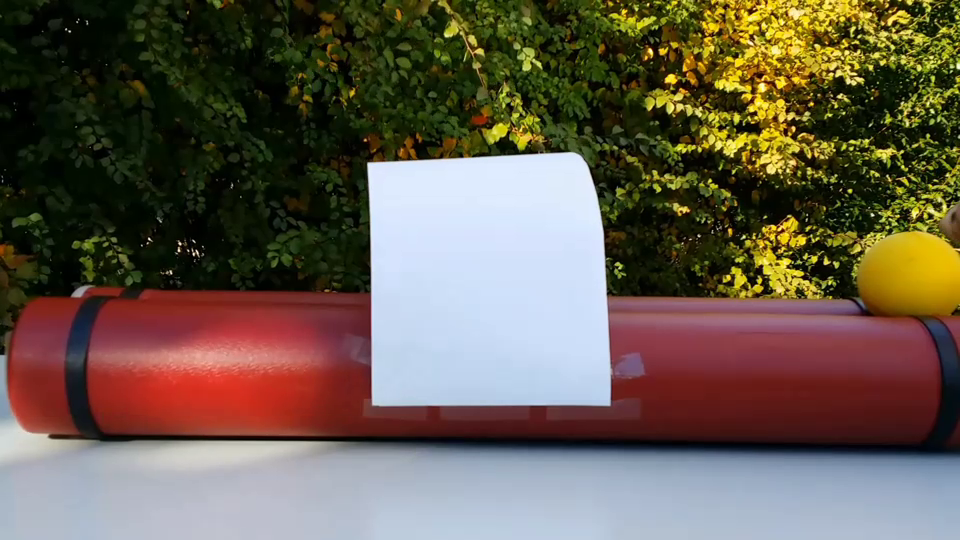
#> input picture frame 5 of laboratorio/lab10/ball.mp4, 960 x 540 px
$ python testDetector.py
#> lines starting #> are read from the running program, lines starting #| are printed output that depends on the picture; after the words box and inside, x2 and y2 are one past the last pixel; in counts of white or black regions, pixels touching at a corner belong together
### laboratorio/lab10/BallDetector.py
# -*- coding: utf-8 -*-
"""
Created on Wed May 15 12:54:42 2024

@author: User123
"""

import cv2


class BallDetector(object):
    def __init__(self,thresHSV=100, thresVal=5, thresArea=300):
#> further down, frame is the input picture: shape (540, 960, 3); mean B, G, R 78.5, 92.5, 103.9
        self.thresHSV = thresHSV
        self.thresVal = thresVal
        self.thresArea = thresArea
        self.se = cv2.getStructuringElement(cv2.MORPH_RECT, (10,10))

    def apply(self, I):
        # Threshold HSV image
        Y=cv2.cvtColor(I,cv2.COLOR_RGB2HSV)
#> Y: shape (540, 960, 3); mean H, S, V 70.6, 150.8, 116.3
        _,M=cv2.threshold(cv2.absdiff(Y[:, :, 0], self.thresHSV), self.thresVal, 255, cv2.THRESH_BINARY_INV)
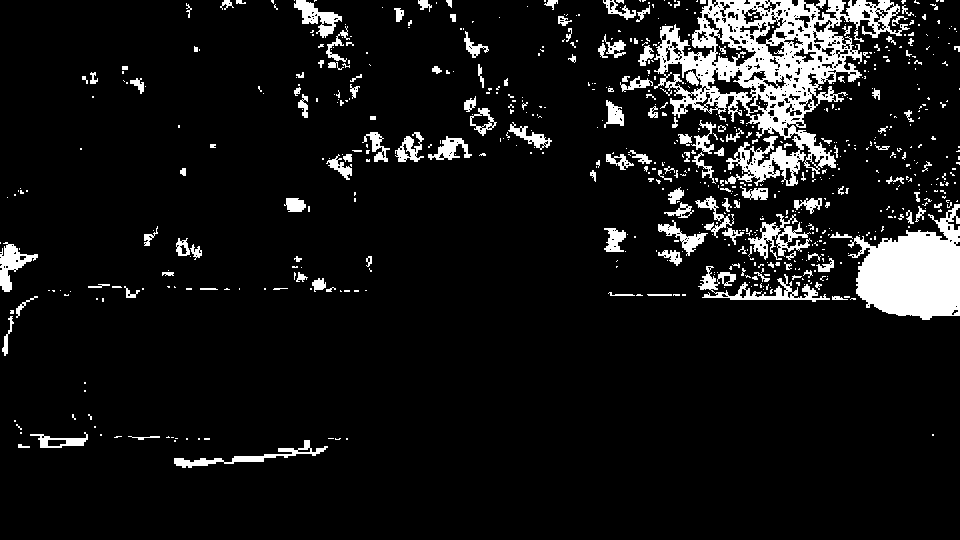
#> M: shape (540, 960); 8.7% white; 693 white regions (546 under 20 px), largest, box (x1, y1, x2, y2) and area: (654, 0, 910, 186) 16957, (848, 204, 960, 320) 8075, (698, 266, 830, 302) 1270
        # Filter image
        BW=cv2.erode(M, self.se)
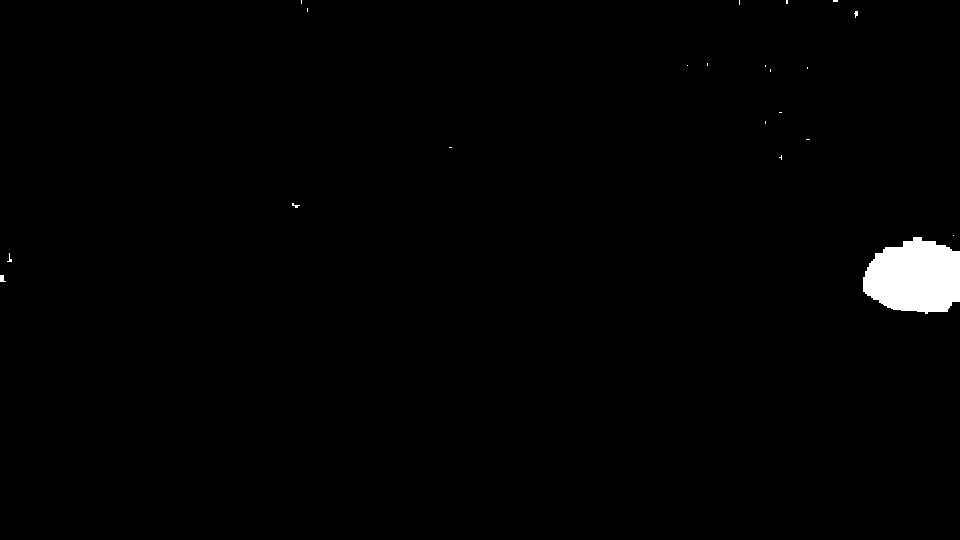
#> BW: shape (540, 960); 1.1% white; 21 white regions (19 under 20 px)

        # Find contours
        contours,_ = cv2.findContours(BW, cv2.RETR_TREE, cv2.CHAIN_APPROX_SIMPLE)
#> contours = 21 contours, 20 with area under 20; largest, box (x1, y1, x2, y2) and area: (863, 237, 960, 314) 5637
        #img = cv2.drawContours(frame, contours, -1, (0,255,0), 1)

        # Filter contours by area
        bboxes=[]
        maxArea = 0
        for i in range(len(contours)):
            area=cv2.contourArea(contours[i])
            if area > self.thresArea:
                if maxArea < area:
                    bboxes=cv2.boundingRect(contours[i])
#> this loop made 21 passes
#> (area, bboxes) on pass 3: (5637, (863, 237, 97, 77))

        return bboxes


### laboratorio/lab10/testDetector.py
# -*- coding: utf-8 -*-
"""
Created on Wed May 15 13:48:17 2024

@author: User123
"""

import cv2
from BallDetector import BallDetector


src='ball.mp4'
vid = cv2.VideoCapture(src)
if not vid.isOpened():
    print("File open error, please download video")

# Constant colors in BGR
COLOR_RED = (0, 0, 255)
COLOR_GREEN = (0, 255, 0)

# Ball Detector (Template Matching)
T = cv2.imread('ball.png')
detector = BallDetector()

#cv2.namedWindow("Tracking", cv2.WINDOW_NORMAL)
cv2.namedWindow("Tracking")

while vid.isOpened():
    # Read frame by frame
    ret, frame = vid.read()
    if not ret:
        break

    # Detect using template matching
    bbox = detector.apply(frame)
#> bbox = (863, 237, 97, 77)


    # Draw detection in blue
    if len(bbox) > 0:
        frame = cv2.rectangle(frame, (bbox[0], bbox[1]), (bbox[0]+bbox[2], bbox[1]+bbox[3]), COLOR_RED, 2)
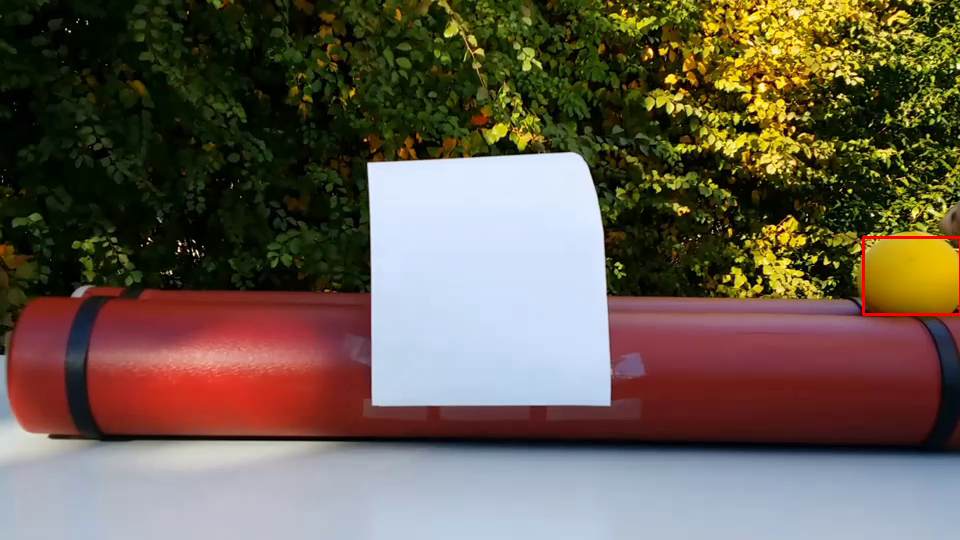
#> frame: shape (540, 960, 3); 0.17% of pixels changed, all inside (x1, y1, x2, y2) = (862, 236, 960, 316)


    cv2.imshow("Tracking", frame)
    cv2.waitKey()

vid.release() # release video object
cv2.destroyAllWindows()

$ run again, starting later in the video
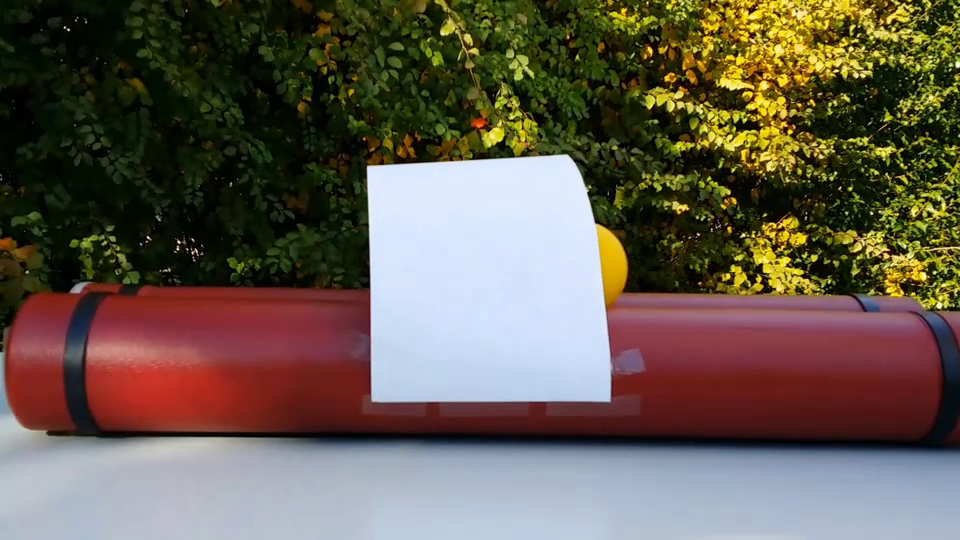
#> input picture frame 22 of laboratorio/lab10/ball.mp4, 960 x 540 px
#> frame is the input picture: shape (540, 960, 3); mean B, G, R 79, 92, 102.1
#> Y: shape (540, 960, 3); mean H, S, V 69.9, 148.5, 114.6
#> in apply, `_,M=cv2.threshold(cv2.absdiff(Y[:, :, 0], self.thresHSV), self.thresVa..`:
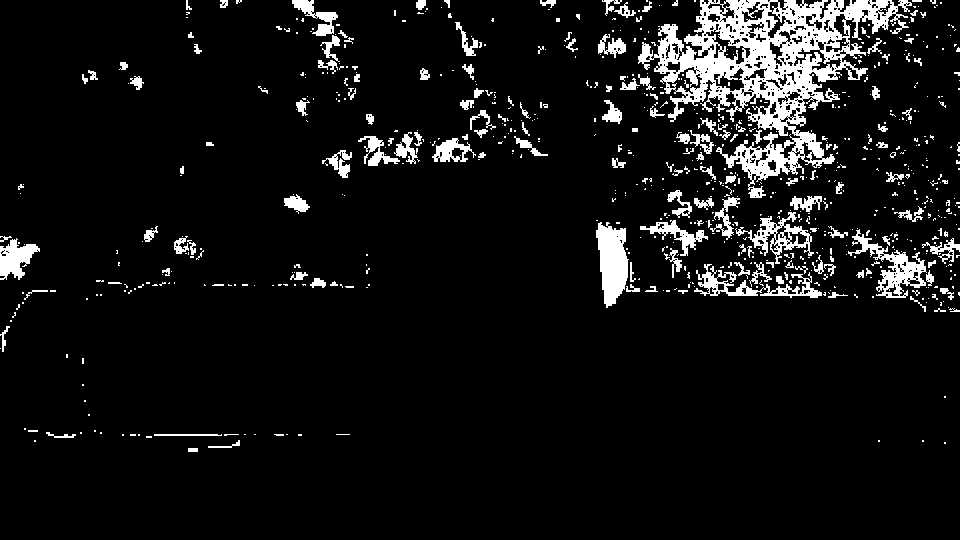
#> M: shape (540, 960); 7.7% white; 759 white regions (607 under 20 px), largest, box (x1, y1, x2, y2) and area: (638, 0, 912, 198) 17308, (596, 222, 629, 308) 1907, (848, 229, 927, 298) 1579
#> BW: shape (540, 960); 0.23% white; 16 white regions (11 under 20 px)
#> contours = 16 contours, 13 with area under 20; largest, box (x1, y1, x2, y2) and area: (603, 233, 624, 300) 768, (0, 252, 28, 272) 170, (720, 63, 726, 68) 20
#> the loop in apply, `for i in range(len(contours)):` made 16 passes
#> (area, bboxes) on pass 2: (768.5, (603, 233, 21, 67))
#> bbox = (603, 233, 21, 67)
#> `frame = cv2.rectangle(frame, (bbox[0], bbox[1]), (bbox[0]+bbox[2], bbo..`:
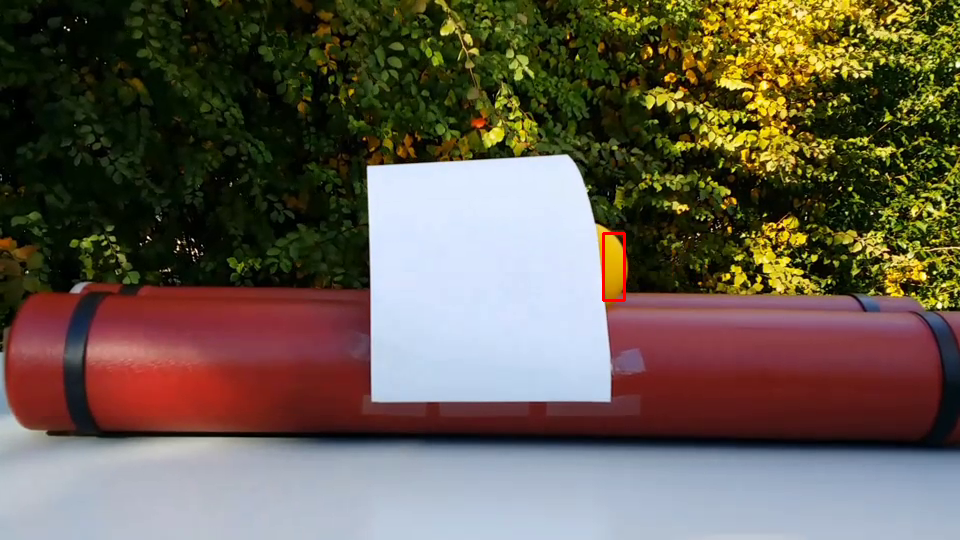
#> frame: shape (540, 960, 3); 0.1% of pixels changed, all inside (x1, y1, x2, y2) = (602, 232, 626, 302)

$ run again, starting later in the video
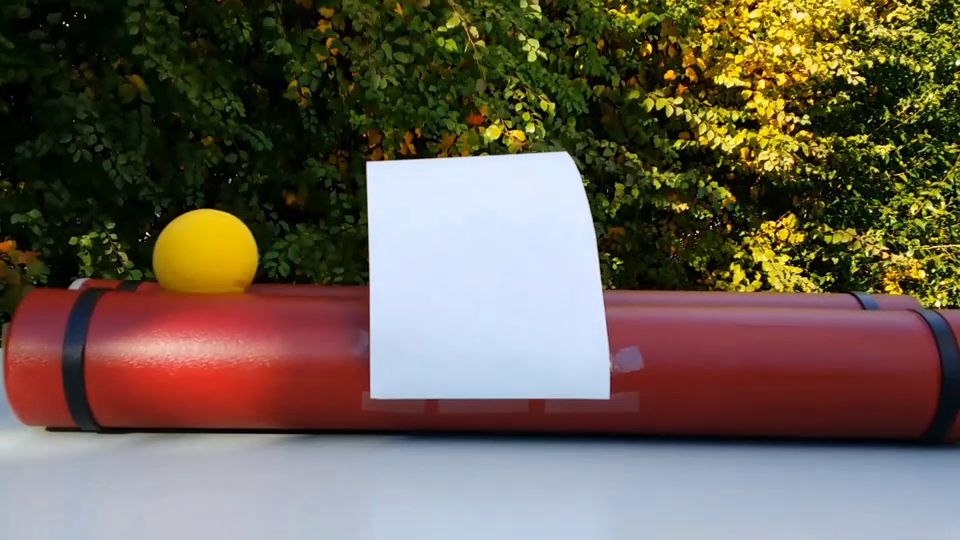
#> input picture frame 40 of laboratorio/lab10/ball.mp4, 960 x 540 px
#> frame is the input picture: shape (540, 960, 3); mean B, G, R 80.4, 95, 106.5
#> Y: shape (540, 960, 3); mean H, S, V 69.8, 147.9, 118.9
#> in apply, `_,M=cv2.threshold(cv2.absdiff(Y[:, :, 0], self.thresHSV), self.thresVa..`:
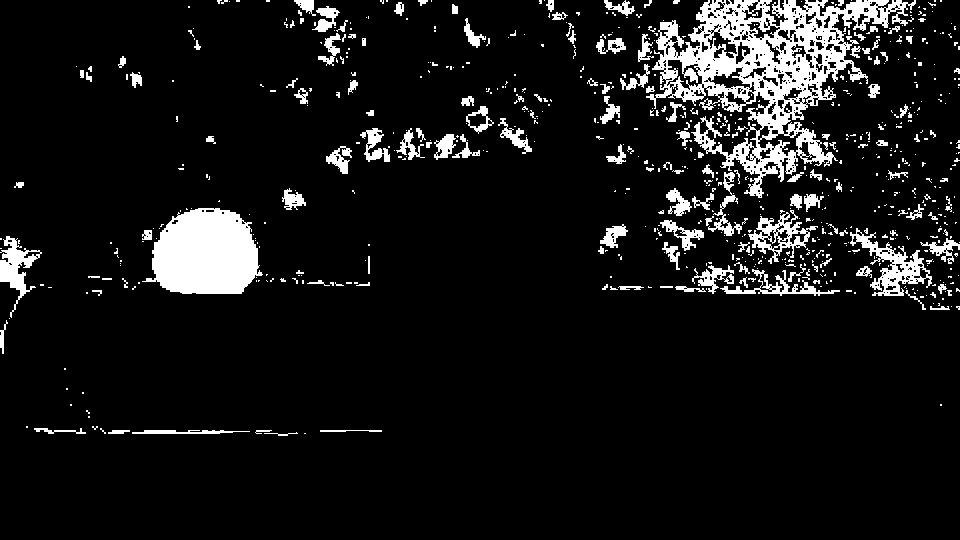
#> M: shape (540, 960); 8.9% white; 731 white regions (581 under 20 px), largest, box (x1, y1, x2, y2) and area: (646, 0, 916, 198) 17270, (142, 208, 263, 294) 7623, (850, 228, 932, 296) 1735
#> BW: shape (540, 960); 1.2% white; 15 white regions (9 under 20 px)
#> contours = 15 contours, 12 with area under 20; largest, box (x1, y1, x2, y2) and area: (157, 215, 254, 290) 5533, (0, 265, 14, 278) 108, (720, 63, 732, 70) 47
#> the loop in apply, `for i in range(len(contours)):` made 15 passes
#> (area, bboxes) on pass 4: (5533, (157, 215, 97, 75))
#> bbox = (157, 215, 97, 75)
#> `frame = cv2.rectangle(frame, (bbox[0], bbox[1]), (bbox[0]+bbox[2], bbo..`:
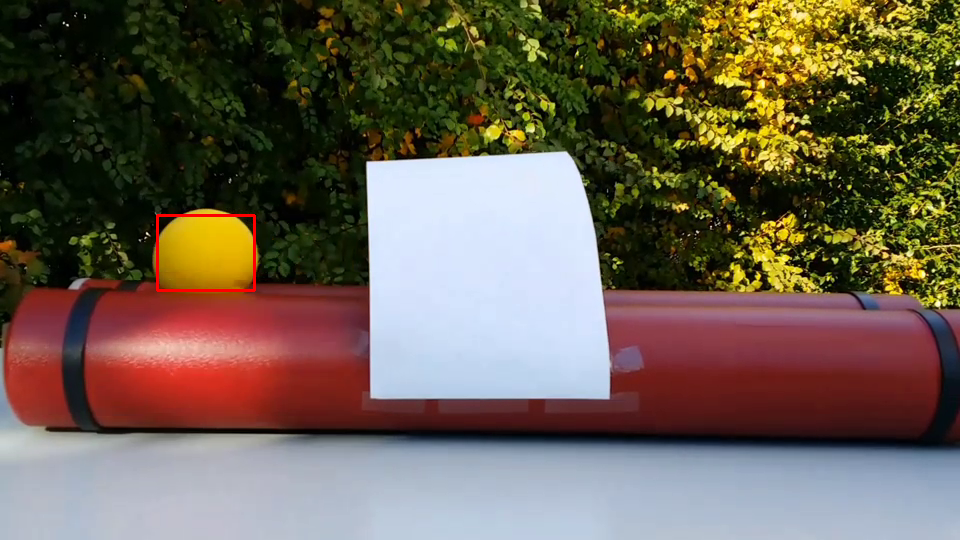
#> frame: shape (540, 960, 3); 0.2% of pixels changed, all inside (x1, y1, x2, y2) = (156, 214, 256, 292)
